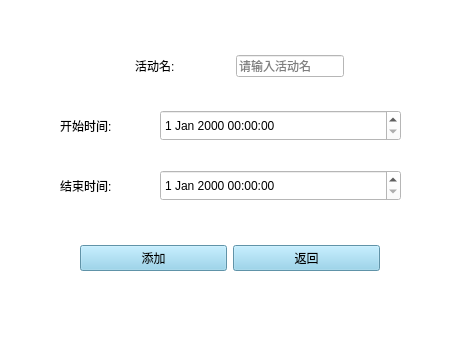
<?xml version="1.0" encoding="UTF-8"?>
<ui version="4.0">
 <class>addAct</class>
 <widget class="QMainWindow" name="addAct">
  <property name="geometry">
   <rect>
    <x>0</x>
    <y>0</y>
    <width>460</width>
    <height>340</height>
   </rect>
  </property>
  <property name="windowTitle">
   <string>添加活动</string>
  </property>
  <property name="styleSheet">
   <string notr="true">* {
	background-color: white;
	font: 12pt &quot;YaHei Monaco Hybird&quot;;
}
QPushButton{
	background-color: skyblue;
}
QLabel{
	font: 12pt &quot;YaHei Monaco Hybird&quot;;
}</string>
  </property>
  <widget class="QWidget" name="centralwidget">
   <widget class="QWidget" name="layoutWidget">
    <property name="geometry">
     <rect>
      <x>80</x>
      <y>50</y>
      <width>320</width>
      <height>33</height>
     </rect>
    </property>
    <layout class="QHBoxLayout" name="horizontalLayout">
     <item>
      <widget class="QLabel" name="name_lab">
       <property name="sizePolicy">
        <sizepolicy hsizetype="Fixed" vsizetype="Fixed">
         <horstretch>60</horstretch>
         <verstretch>30</verstretch>
        </sizepolicy>
       </property>
       <property name="text">
        <string>活动名:</string>
       </property>
       <property name="textFormat">
        <enum>Qt::PlainText</enum>
       </property>
       <property name="buddy">
        <cstring></cstring>
       </property>
      </widget>
     </item>
     <item>
      <widget class="QLineEdit" name="name_le">
       <property name="sizePolicy">
        <sizepolicy hsizetype="Fixed" vsizetype="Fixed">
         <horstretch>200</horstretch>
         <verstretch>30</verstretch>
        </sizepolicy>
       </property>
       <property name="baseSize">
        <size>
         <width>220</width>
         <height>30</height>
        </size>
       </property>
       <property name="text">
        <string/>
       </property>
       <property name="placeholderText">
        <string>请输入活动名</string>
       </property>
      </widget>
     </item>
    </layout>
   </widget>
   <widget class="QLabel" name="name_lab_2">
    <property name="geometry">
     <rect>
      <x>60</x>
      <y>110</y>
      <width>101</width>
      <height>31</height>
     </rect>
    </property>
    <property name="sizePolicy">
     <sizepolicy hsizetype="Fixed" vsizetype="Fixed">
      <horstretch>60</horstretch>
      <verstretch>30</verstretch>
     </sizepolicy>
    </property>
    <property name="text">
     <string>开始时间:</string>
    </property>
    <property name="textFormat">
     <enum>Qt::PlainText</enum>
    </property>
    <property name="buddy">
     <cstring></cstring>
    </property>
   </widget>
   <widget class="QDateTimeEdit" name="start_dt">
    <property name="geometry">
     <rect>
      <x>160</x>
      <y>110</y>
      <width>241</width>
      <height>31</height>
     </rect>
    </property>
   </widget>
   <widget class="QLabel" name="name_lab_3">
    <property name="geometry">
     <rect>
      <x>60</x>
      <y>170</y>
      <width>101</width>
      <height>31</height>
     </rect>
    </property>
    <property name="sizePolicy">
     <sizepolicy hsizetype="Fixed" vsizetype="Fixed">
      <horstretch>60</horstretch>
      <verstretch>30</verstretch>
     </sizepolicy>
    </property>
    <property name="text">
     <string>结束时间:</string>
    </property>
    <property name="textFormat">
     <enum>Qt::PlainText</enum>
    </property>
    <property name="buddy">
     <cstring></cstring>
    </property>
   </widget>
   <widget class="QDateTimeEdit" name="end_dt">
    <property name="geometry">
     <rect>
      <x>160</x>
      <y>170</y>
      <width>241</width>
      <height>31</height>
     </rect>
    </property>
   </widget>
   <widget class="QWidget" name="layoutWidget_2">
    <property name="geometry">
     <rect>
      <x>80</x>
      <y>240</y>
      <width>300</width>
      <height>36</height>
     </rect>
    </property>
    <layout class="QHBoxLayout" name="horizontalLayout_6">
     <item>
      <widget class="QPushButton" name="add_bt">
       <property name="text">
        <string>添加</string>
       </property>
      </widget>
     </item>
     <item>
      <widget class="QPushButton" name="return_bt">
       <property name="text">
        <string>返回</string>
       </property>
      </widget>
     </item>
    </layout>
   </widget>
  </widget>
 </widget>
 <resources/>
 <connections/>
</ui>
